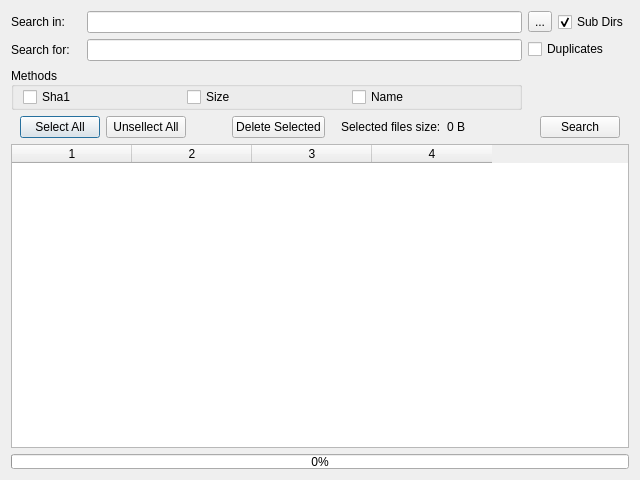
<?xml version="1.0" encoding="UTF-8"?>
<ui version="4.0">
 <class>FinderDialog</class>
 <widget class="QDialog" name="FinderDialog">
  <property name="geometry">
   <rect>
    <x>0</x>
    <y>0</y>
    <width>640</width>
    <height>480</height>
   </rect>
  </property>
  <property name="windowTitle">
   <string>Search</string>
  </property>
  <layout class="QVBoxLayout" name="verticalLayout_2">
   <item>
    <layout class="QGridLayout" name="gridLayout">
     <item row="0" column="1">
      <layout class="QHBoxLayout" name="horizontalLayout_4">
       <item>
        <widget class="QToolButton" name="tbDrives">
         <property name="text">
          <string>...</string>
         </property>
        </widget>
       </item>
       <item>
        <widget class="QCheckBox" name="cbSubDirs">
         <property name="text">
          <string>Sub Dirs</string>
         </property>
         <property name="checked">
          <bool>true</bool>
         </property>
        </widget>
       </item>
      </layout>
     </item>
     <item row="0" column="0">
      <layout class="QHBoxLayout" name="horizontalLayout_6">
       <item>
        <widget class="QLabel" name="label">
         <property name="minimumSize">
          <size>
           <width>70</width>
           <height>0</height>
          </size>
         </property>
         <property name="maximumSize">
          <size>
           <width>70</width>
           <height>16777215</height>
          </size>
         </property>
         <property name="text">
          <string>Search in:</string>
         </property>
        </widget>
       </item>
       <item>
        <widget class="QLineEdit" name="lePath"/>
       </item>
      </layout>
     </item>
     <item row="1" column="0">
      <layout class="QVBoxLayout" name="verticalLayout">
       <item>
        <layout class="QHBoxLayout" name="searchforlayout">
         <item>
          <widget class="QLabel" name="lPattern">
           <property name="sizePolicy">
            <sizepolicy hsizetype="Preferred" vsizetype="Preferred">
             <horstretch>0</horstretch>
             <verstretch>0</verstretch>
            </sizepolicy>
           </property>
           <property name="minimumSize">
            <size>
             <width>70</width>
             <height>0</height>
            </size>
           </property>
           <property name="maximumSize">
            <size>
             <width>70</width>
             <height>50</height>
            </size>
           </property>
           <property name="text">
            <string>Search for:</string>
           </property>
          </widget>
         </item>
         <item>
          <widget class="QLineEdit" name="lePattern"/>
         </item>
        </layout>
       </item>
       <item>
        <widget class="QGroupBox" name="gbMethods">
         <property name="enabled">
          <bool>true</bool>
         </property>
         <property name="sizePolicy">
          <sizepolicy hsizetype="Minimum" vsizetype="Minimum">
           <horstretch>0</horstretch>
           <verstretch>0</verstretch>
          </sizepolicy>
         </property>
         <property name="minimumSize">
          <size>
           <width>0</width>
           <height>0</height>
          </size>
         </property>
         <property name="title">
          <string>Methods</string>
         </property>
         <property name="alignment">
          <set>Qt::AlignLeading|Qt::AlignLeft|Qt::AlignVCenter</set>
         </property>
         <layout class="QHBoxLayout" name="horizontalLayout_2">
          <property name="topMargin">
           <number>0</number>
          </property>
          <property name="bottomMargin">
           <number>0</number>
          </property>
          <item>
           <widget class="QCheckBox" name="cbSha1">
            <property name="text">
             <string>Sha1</string>
            </property>
           </widget>
          </item>
          <item>
           <widget class="QCheckBox" name="cbSize">
            <property name="text">
             <string>Size</string>
            </property>
           </widget>
          </item>
          <item>
           <widget class="QCheckBox" name="cbName">
            <property name="text">
             <string>Name</string>
            </property>
           </widget>
          </item>
         </layout>
        </widget>
       </item>
      </layout>
     </item>
     <item row="1" column="1" alignment="Qt::AlignLeft|Qt::AlignTop">
      <widget class="QCheckBox" name="cbDuplicatesEnbl">
       <property name="text">
        <string>Duplicates</string>
       </property>
       <property name="checked">
        <bool>false</bool>
       </property>
      </widget>
     </item>
    </layout>
   </item>
   <item>
    <widget class="QWidget" name="widget" native="true">
     <layout class="QHBoxLayout" name="horizontalLayout">
      <property name="topMargin">
       <number>0</number>
      </property>
      <property name="bottomMargin">
       <number>0</number>
      </property>
      <item>
       <widget class="QPushButton" name="pbSelectAll">
        <property name="text">
         <string>Select All</string>
        </property>
       </widget>
      </item>
      <item>
       <widget class="QPushButton" name="pbUnselectAll">
        <property name="text">
         <string>Unsellect All</string>
        </property>
       </widget>
      </item>
      <item>
       <spacer name="horizontalSpacer">
        <property name="orientation">
         <enum>Qt::Horizontal</enum>
        </property>
        <property name="sizeType">
         <enum>QSizePolicy::Fixed</enum>
        </property>
        <property name="sizeHint" stdset="0">
         <size>
          <width>40</width>
          <height>20</height>
         </size>
        </property>
       </spacer>
      </item>
      <item>
       <widget class="QPushButton" name="pbDeleteSelected">
        <property name="text">
         <string>Delete Selected</string>
        </property>
       </widget>
      </item>
      <item>
       <spacer name="horizontalSpacer_3">
        <property name="orientation">
         <enum>Qt::Horizontal</enum>
        </property>
        <property name="sizeType">
         <enum>QSizePolicy::Fixed</enum>
        </property>
        <property name="sizeHint" stdset="0">
         <size>
          <width>10</width>
          <height>5</height>
         </size>
        </property>
       </spacer>
      </item>
      <item>
       <widget class="QLabel" name="label_3">
        <property name="text">
         <string>Selected files size:</string>
        </property>
       </widget>
      </item>
      <item>
       <widget class="QLabel" name="lSFS">
        <property name="text">
         <string>0 B</string>
        </property>
       </widget>
      </item>
      <item>
       <spacer name="horizontalSpacer_2">
        <property name="orientation">
         <enum>Qt::Horizontal</enum>
        </property>
        <property name="sizeHint" stdset="0">
         <size>
          <width>60</width>
          <height>20</height>
         </size>
        </property>
       </spacer>
      </item>
      <item>
       <widget class="QPushButton" name="pbSearch">
        <property name="text">
         <string>Search</string>
        </property>
       </widget>
      </item>
     </layout>
    </widget>
   </item>
   <item>
    <widget class="QTableWidget" name="twFileList">
     <property name="alternatingRowColors">
      <bool>false</bool>
     </property>
     <property name="selectionMode">
      <enum>QAbstractItemView::SingleSelection</enum>
     </property>
     <property name="selectionBehavior">
      <enum>QAbstractItemView::SelectRows</enum>
     </property>
     <property name="showGrid">
      <bool>false</bool>
     </property>
     <property name="gridStyle">
      <enum>Qt::NoPen</enum>
     </property>
     <property name="wordWrap">
      <bool>false</bool>
     </property>
     <property name="columnCount">
      <number>4</number>
     </property>
     <attribute name="horizontalHeaderCascadingSectionResizes">
      <bool>false</bool>
     </attribute>
     <attribute name="horizontalHeaderDefaultSectionSize">
      <number>120</number>
     </attribute>
     <attribute name="horizontalHeaderHighlightSections">
      <bool>false</bool>
     </attribute>
     <attribute name="horizontalHeaderShowSortIndicator" stdset="0">
      <bool>false</bool>
     </attribute>
     <attribute name="horizontalHeaderStretchLastSection">
      <bool>false</bool>
     </attribute>
     <attribute name="verticalHeaderVisible">
      <bool>false</bool>
     </attribute>
     <attribute name="verticalHeaderCascadingSectionResizes">
      <bool>false</bool>
     </attribute>
     <attribute name="verticalHeaderDefaultSectionSize">
      <number>16</number>
     </attribute>
     <column/>
     <column/>
     <column/>
     <column/>
    </widget>
   </item>
   <item>
    <widget class="QProgressBar" name="progressBar">
     <property name="sizePolicy">
      <sizepolicy hsizetype="Expanding" vsizetype="Fixed">
       <horstretch>0</horstretch>
       <verstretch>0</verstretch>
      </sizepolicy>
     </property>
     <property name="maximumSize">
      <size>
       <width>16777215</width>
       <height>15</height>
      </size>
     </property>
     <property name="maximum">
      <number>100</number>
     </property>
     <property name="value">
      <number>0</number>
     </property>
     <property name="alignment">
      <set>Qt::AlignLeading|Qt::AlignLeft|Qt::AlignVCenter</set>
     </property>
     <property name="textVisible">
      <bool>true</bool>
     </property>
     <property name="invertedAppearance">
      <bool>false</bool>
     </property>
     <property name="textDirection">
      <enum>QProgressBar::TopToBottom</enum>
     </property>
     <property name="format">
      <string>%p%</string>
     </property>
    </widget>
   </item>
  </layout>
 </widget>
 <tabstops>
  <tabstop>lePath</tabstop>
  <tabstop>tbDrives</tabstop>
  <tabstop>cbSubDirs</tabstop>
  <tabstop>lePattern</tabstop>
  <tabstop>cbDuplicatesEnbl</tabstop>
  <tabstop>cbSha1</tabstop>
  <tabstop>cbSize</tabstop>
  <tabstop>cbName</tabstop>
  <tabstop>pbSelectAll</tabstop>
  <tabstop>pbUnselectAll</tabstop>
  <tabstop>pbDeleteSelected</tabstop>
  <tabstop>pbSearch</tabstop>
  <tabstop>twFileList</tabstop>
 </tabstops>
 <resources/>
 <connections>
  <connection>
   <sender>cbDuplicatesEnbl</sender>
   <signal>clicked(bool)</signal>
   <receiver>gbMethods</receiver>
   <slot>setVisible(bool)</slot>
   <hints>
    <hint type="sourcelabel">
     <x>607</x>
     <y>59</y>
    </hint>
    <hint type="destinationlabel">
     <x>323</x>
     <y>76</y>
    </hint>
   </hints>
  </connection>
  <connection>
   <sender>cbSha1</sender>
   <signal>clicked(bool)</signal>
   <receiver>cbSize</receiver>
   <slot>setChecked(bool)</slot>
   <hints>
    <hint type="sourcelabel">
     <x>45</x>
     <y>108</y>
    </hint>
    <hint type="destinationlabel">
     <x>210</x>
     <y>105</y>
    </hint>
   </hints>
  </connection>
  <connection>
   <sender>cbSha1</sender>
   <signal>clicked(bool)</signal>
   <receiver>cbSize</receiver>
   <slot>setDisabled(bool)</slot>
   <hints>
    <hint type="sourcelabel">
     <x>74</x>
     <y>103</y>
    </hint>
    <hint type="destinationlabel">
     <x>284</x>
     <y>103</y>
    </hint>
   </hints>
  </connection>
 </connections>
</ui>
